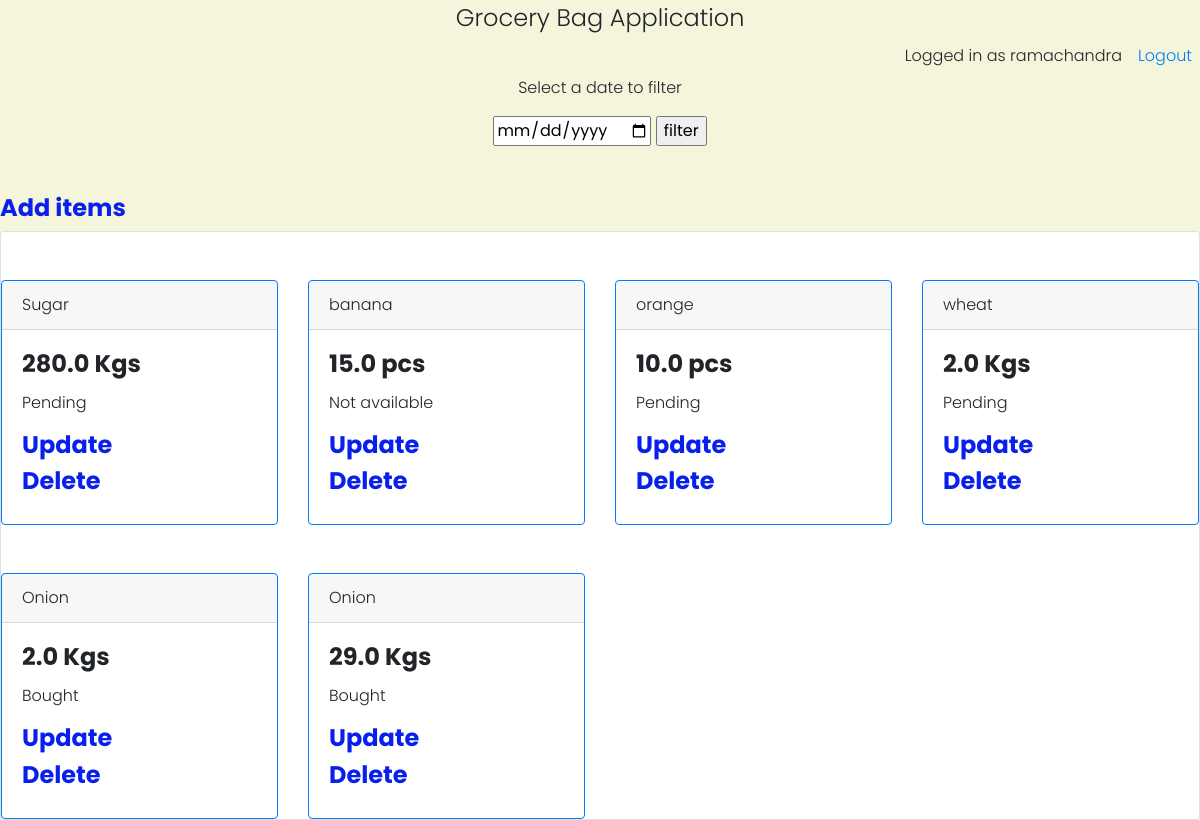
The app's page / (signed in), older data.
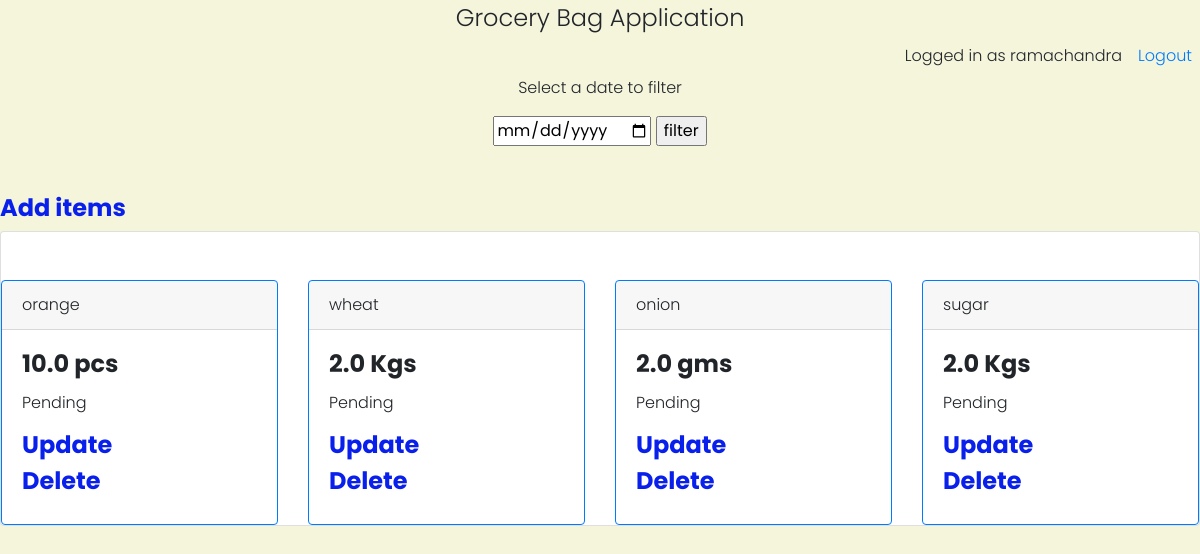
The same page, newer data.
### index/models.py (models this page shows, shortened)
class GroceryList(models.Model):
    choice = (
        ('Pending', 'pending'),
        ('Bought', 'bought'),
        ('Not available', 'not available'),
        )
    unit = (
        ('Kgs', 'Kilograms'),
        ('gms', 'grams'),
        ('pcs', 'pieces'),
        ('ltr', 'litres')
        )
    name = models.CharField(max_length=200)
    quantity = models.FloatField(validators=[non_negative_qty])
    qty_unit = models.CharField(max_length=100, choices=unit)
    status = models.CharField(max_length=100,choices=choice)
    date_created = models.DateField(auto_now_add=False)
    user = models.CharField(max_length=100)

### index/views.py (the view)
# urls.py: path('', views.dashboard, name = 'dashboard-view'),
@login_required(login_url = '/login')
def dashboard(request):
    if request.method == 'POST':
        date_to_filter = request.POST.get('date_select')
        if date_to_filter:
            querydata = GroceryList.objects.filter(date_created=date_to_filter,user=request.user)
            return render(request,'index/dashboard.html', {'querydata':querydata})
        else:
            messages.warning(request,'Select the date before applying filter')
            querydata = GroceryList.objects.filter(user=request.user)
            return render(request,'index/dashboard.html', {'querydata':querydata})
    else:
        querydata = GroceryList.objects.filter(user=request.user)
        return render(request,'index/dashboard.html', {'querydata':querydata})

### index/templates/index/dashboard.html (shortened to what this page needs)
{% extends 'index/base.html' %}
{% block content %}
<form action="" method='POST'>
<center>
    <p>Select a date to filter</p><input type="date" name="date_select">
    <input type="submit" value="filter">
</center>
</form>
<br>
<br>
<a href="/additem" style="display:inline-block; color:#091fec; margin-right:80px;"><h4>Add items</h4></a>
<br>
<div class="card w-100">
    <div class="row">
        {% for i in querydata %}
            <div class="col-lg-3">
                <div class="card border-primary mt-5">
                    <div class="card-header">{{i.name}}</div>
                    <div class="card-body"><h4 class="card-title">{{i.quantity}} {{i.qty_unit}}</h4>
                        <p class="card-text">{{i.status}}</p>
                        <a href="/updateitem/{{i.id}}" style="display:inline-block; color:#091fec; margin-right:80px;"><h4>Update</h4></a>
                        <a href="/deleteitem/{{i.id}}" style="display:inline-block; color:#091fec;"><h4>Delete</h4></a>
                    </div>
                </div>
            </div>
        {% endfor %}
    </div>
</div>
{% endblock %}

### index/templates/index/base.html (shortened to what this page needs)
<!DOCTYPE html>
{% load static %}
<html>
<head>
    <link rel="stylesheet" href="https://maxcdn.bootstrapcdn.com/bootstrap/4.4.1/css/bootstrap.min.css">
    <link rel="stylesheet" href="style.css">
</head>
<body>
    <div class="d-flex justify-content-center" style="font-size: x-large";>Grocery Bag Application</div>
        <div class="d-flex">
            <div class="mr-auto p-2"></div>
            <div class="p-2">Logged in as {{request.user}}</div>
            <div class="p-2"><a href="/logout" >Logout</a></div>
          </div>
    {% block content%}
    {% endblock content %}
</body>
</html>

### static/css/style.css (style rules this page uses)
body { font-family: 'Poppins', sans-serif; font-weight: 300; background-color: beige; }
h1, h2, h3, h4, h5 { font-family: 'Poppins', sans-serif; font-weight: 700; }

Row changes from the older to the newer data that the page shows:
removed GroceryList: name "Sugar", quantity "280.0", qty_unit "Kgs", status "Pending"
removed GroceryList: name "banana", quantity "15.0", qty_unit "pcs", status "Not available"
removed GroceryList: name "Onion", quantity "2.0", qty_unit "Kgs", status "Bought"
removed GroceryList: name "Onion", quantity "29.0", qty_unit "Kgs", status "Bought"
added GroceryList: name "onion", quantity "2.0", qty_unit "gms", status "Pending"
added GroceryList: name "sugar", quantity "2.0", qty_unit "Kgs", status "Pending"
